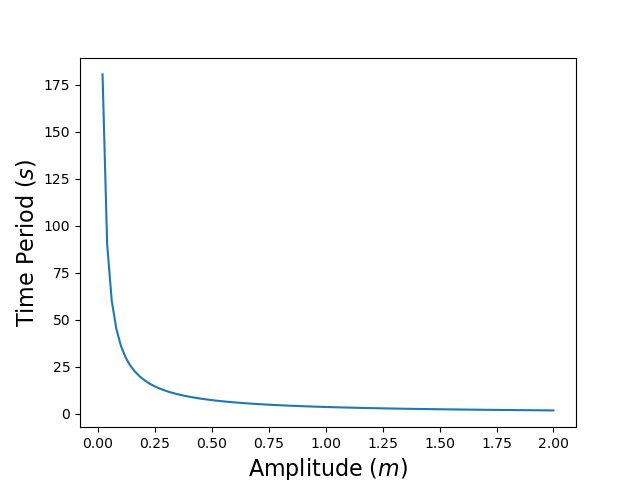

Reproduce this figure in Python.
# Importing necessary libraries
import numpy as np
import math
import matplotlib.pyplot as plt
from scipy import integrate
import warnings

# Ignoring warnings printed to screen
warnings.filterwarnings("ignore")

# Settingup arrays and constants
a = np.linspace(0,2,100)
T = np.zeros(len(a))
N = 20

# Funciton setting up integral
def integral(x):

    return (1/np.sqrt(a[i]**4-x**4))

# Writing function to determine time period as a function of amplitude
def time_period(y, N):
    const = np.sqrt(8)

    (gauss_integral, none) = integrate.fixed_quad(integral, 0, y, n=N)

    return const*gauss_integral

# Determining period for increasing values of amplitude
for i in range(len(a)):

    T[i] = time_period(a[i], N)

# Plotting graph of period as a function of amplitude
plt.plot(a, T)
plt.xlabel('Amplitude ($m$)', fontsize=16)
plt.ylabel('Time Period ($s$)', fontsize=16)
plt.savefig("Problem_2.png")